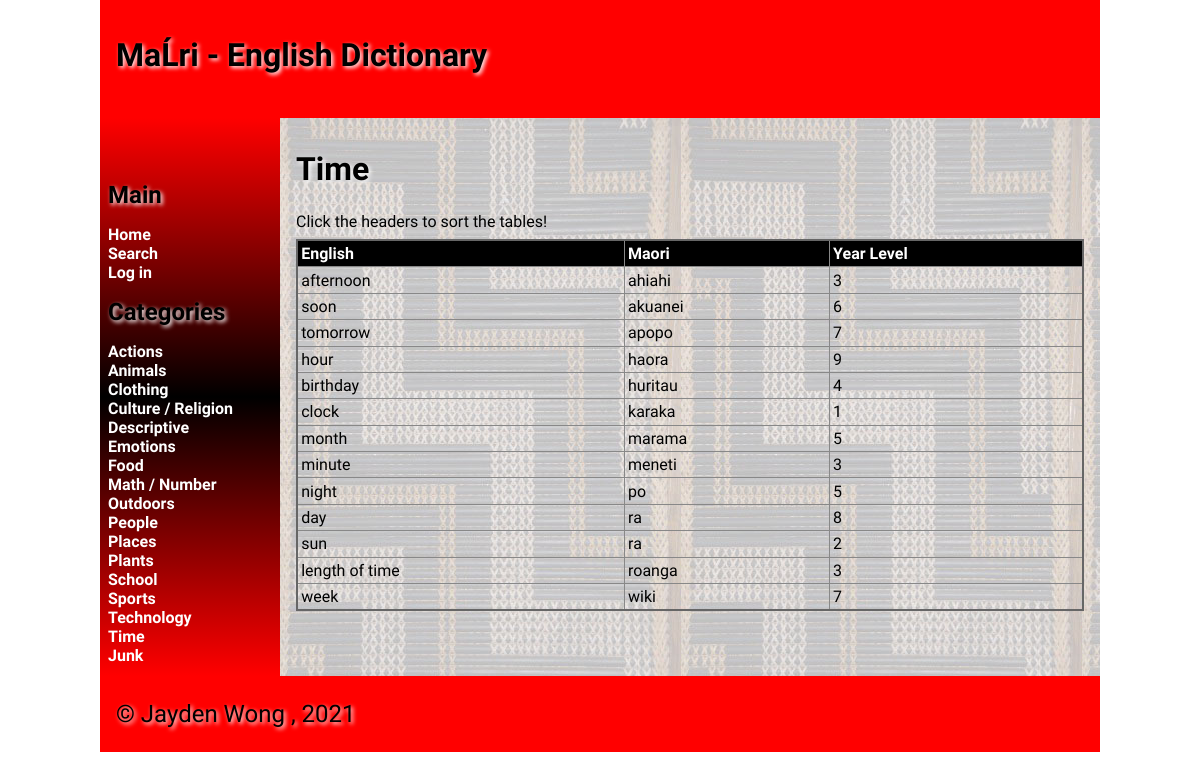
The page /16 on the database its author committed.
### tables this page shows
CREATE TABLE "Categories"
(
	id integer
		constraint Categories_pk
			primary key autoincrement,
	topic varchar(20)
);

CREATE TABLE "Dictionary"
(
	id integer
		constraint dictionary_words_pk
			primary key autoincrement,
	english varchar(30),
	maori varchar(30),
	catID integer,
	description varchar(300),
	level tinyint(1),
	date date,
	author varchar(60),
	image char(30)
);

### app.py (the view, shortened to what this page needs)
@app.route('/<catID>', methods=["GET", "POST"])
def render_dictionary(catID):
    con = create_connection(db_file) # connects page to db_file (Maori_Dictionary.db).
    query = "SELECT id, topic FROM Categories WHERE id=?" #Selects the topic from the Categories table
    cur = con.cursor()
    cur.execute(query, (catID,))
    topic_title = cur.fetchall()
    con.close()
    con = create_connection(db_file)
    query = "SELECT id, english, maori, catID, description, level, date, author, image FROM Dictionary WHERE catID=?"
    cur = con.cursor()  # You need this line next
    cur.execute(query, (catID,))  # this line actually executes the query
    word_list = cur.fetchall()  # puts the results into a list usable in python
    con.close()
    return render_template('dictionary_categories.html', words=word_list, topics=topic_list(), title=topic_title, logged_in=is_logged_in())

### app.py (called while the page is built)
def create_connection(db_file):
    try:
        connection = sqlite3.connect(db_file)
        return connection
    except Error as e:
        print(e)
    return None

def is_logged_in():
    if session.get("email") is None:
        return False
    else:
        return True

def topic_list():
    con = create_connection(db_file)
    query = "SELECT id, topic FROM Categories"
    cur = con.cursor()
    cur.execute(query)
    topic_list = cur.fetchall()
    con.close()
    return topic_list

### templates/dictionary_categories.html (shortened to what this page needs)
{% extends 'base.html' %}
{% block heading %}MaĹri - English Dictionary{% endblock %}
{% block main %}
 <div id="dictionary_categories">
    {% for Categories in title %}
    <h1>{{ Categories[1] }}</h1>
    <p>Click the headers to sort the tables!</p>
    {% endfor %}
    <table id="dictionary_table">
  <tr class="Header">
    <th onclick="sort_function(0)">English</th>
    <th onclick="sort_function(1)">Maori</th>
    <th onclick="sort_function(2)">Year Level</th>
  </tr>
        {% for Dictionary in words %}
         <tr class='clickable-row' data-href='/{{ Dictionary[3]}}/{{ Dictionary[0]}}'>
         <td> {{ Dictionary[1] }} </td> <td> {{ Dictionary[2] }} </td> <td>{{ Dictionary[5] }}</td>
         </tr>
        {% endfor %}
    </table>
 </div>
{% endblock %}

### templates/base.html (shortened to what this page needs)
<!doctype html>
<html lang="en">
<head>
	<link href="{{ url_for('static', filename='css/style.css') }}" rel="stylesheet">
</head>
<body>
	<div id="container">
		<header>
			<h1>{% block heading %}{% endblock %}</h1>
		</header>
		<nav>
			<ul>
                <li>
                    <h1>Main</h1>
                    <a href="/">Home</a>
                    <a href="/search">Search</a>
                    {% if logged_in %}
                        <a href="/logout">Log out</a>
                    {% else %}
                        <a href="/login">Log in</a>
                    {% endif %}
                    <h1> Categories </h1>
                    {% for Categories in topics %}
                        <a href="/{{Categories[0]}}"> {{ Categories[1] }}</a>
                    {% endfor %}
                </li>
			</ul>
		</nav>
		<main>
            {% block main%}{% endblock %}
        </main>
		<footer>
			<p>
				&copy; Jayden Wong , 2021
			</p>
		</footer>
	</div>
</body>
</html>

### static/css/style.css (style rules this page uses)
* { font-family: Comfortaa, sans-serif; margin: 0; padding: 0; box-sizing: border-box; }
#container { display: grid; grid-template-columns: 75px auto; grid-template-areas: 'nav header' 'main main' 'footer footer'; }
header { grid-area: header; background-color: #f00; padding: 1rem; }
nav { grid-area: nav; }
main { grid-area: main; padding: 1rem; background-color: #edd; }
h1, h2, h3, h4 { padding: 1rem 0; font-family: 'Suez One', serif; color: #000; text-shadow: 2px 2px 4px #fff; }
p { padding: 0.5rem 0; }
a { display: inline-block; color: #222; font-weight: bolder; display: flex; flex-direction:row; align-items: center; }
table { width: 100%; border: 2px solid #666; border-collapse: collapse; }
th, td { border: 1px solid #888; padding: 0.2rem; text-align: left; }
th { background-color: #000; color: #fff; }
footer { grid-area: footer; padding: 1rem; background-color: #f00; }
footer p { color: #000; text-shadow: 2px 2px 4px #fff; font-size: 1.5rem; }
@media only screen and (min-width: 768px) { #container { grid-template-columns: 180px auto; grid-template-areas: 'header header' 'nav main' 'footer footer'; } }
@media only screen and (min-width: 768px) { nav { background: linear-gradient(180deg, rgba(255,0,0,1) 0%, rgba(0, 0, 0, 1) 50%, rgba(255,0,0,1) 100%); padding: 0.5rem; } }
@media only screen and (min-width: 768px) { nav ul { list-style: none; } }
@media only screen and (min-width: 768px) { nav li { padding: 0.2rem 0; } }
@media only screen and (min-width: 768px) { nav a { color: #fff; text-decoration: none; } }
@media only screen and (min-width: 768px) { main { background-image: url('/static/images/poutama.jpg'); } }
@media only screen and (min-width: 1000px) { #container { width: 1000px; margin: auto; } }

### rows shown on the page
Categories: topic "Actions"
Categories: topic "Animals"
Categories: topic "Clothing"
Categories: topic "Culture / Religion"
Categories: topic "Descriptive"
Categories: topic "Emotions"
Categories: topic "Food"
Categories: topic "Math / Number"
Categories: topic "Outdoors"
Categories: topic "People"
Categories: topic "Places"
Categories: topic "Plants"
Categories: topic "School"
Categories: topic "Sports"
Categories: topic "Technology"
Categories: topic "Time"
Categories: topic "Junk"
Dictionary: english "afternoon", maori "ahiahi", level "3"
Dictionary: english "soon", maori "akuanei", level "6"
Dictionary: english "tomorrow", maori "apopo", level "7"
Dictionary: english "hour", maori "haora", level "9"
Dictionary: english "birthday", maori "huritau", level "4"
Dictionary: english "clock", maori "karaka", level "1"
Dictionary: english "month", maori "marama", level "5"
Dictionary: english "minute", maori "meneti", level "3"
Dictionary: english "night", maori "po", level "5"
Dictionary: english "day", maori "ra", level "8"
Dictionary: english "sun", maori "ra", level "2"
Dictionary: english "length of time", maori "roanga", level "3"
Dictionary: english "week", maori "wiki", level "7"
